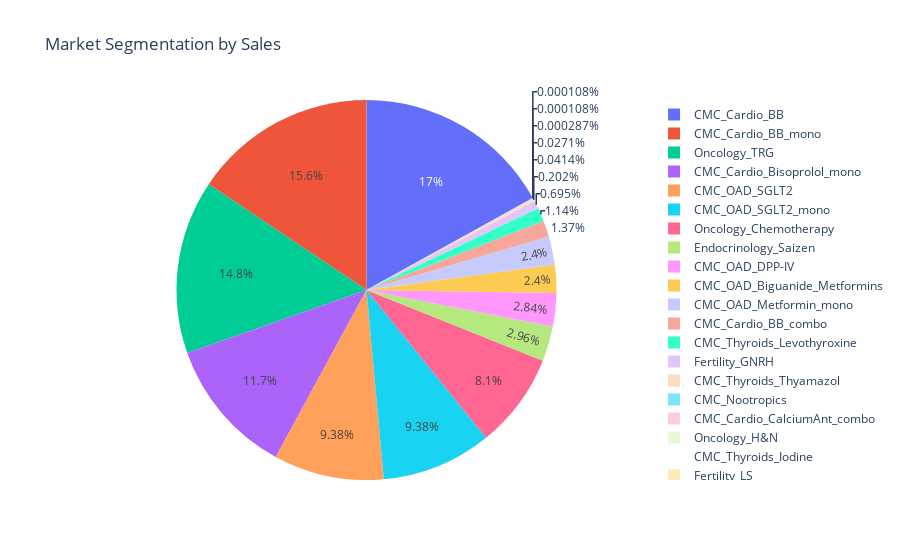

The code cell stored with this chart in its notebook:
### Code cell
pie_chart(market_by_sales, 'Market Segmentation by Sales')

### Figure 1 — Plotly figure (JSON) as saved in the notebook; plotly's stock layout.template omitted (floating-point values rounded to 4 significant figures)
{"data": [{"labels": ["CMC_Cardio_BB", "CMC_Cardio_BB_combo", "CMC_Cardio_BB_mono", "CMC_Cardio_Bisoprolol_mono", "CMC_Cardio_CalciumAnt_combo", "CMC_Nootropics", "CMC_OAD_Biguanide_Metformins", "CMC_OAD_DPP-IV", "CMC_OAD_Metformin_mono", "CMC_OAD_SGLT2", "CMC_OAD_SGLT2_mono", "CMC_Thyroids_Iodine", "CMC_Thyroids_Levothyroxine", "CMC_Thyroids_Thyamazol", "Endocrinology_Saizen", "Fertility_GNRH", "Fertility_LS", "Oncology_Chemotherapy", "Oncology_H&N", "Oncology_TRG"], "type": "pie", "values": [946106, 76582, 869524, 651845, 1513, 2306, 134107, 158556, 134107, 523043, 523043, 6, 63798, 11254, 165112, 38752, 6, 451783, 16, 824772]}], "layout": {"title": {"text": "Market Segmentation by Sales"}}}
